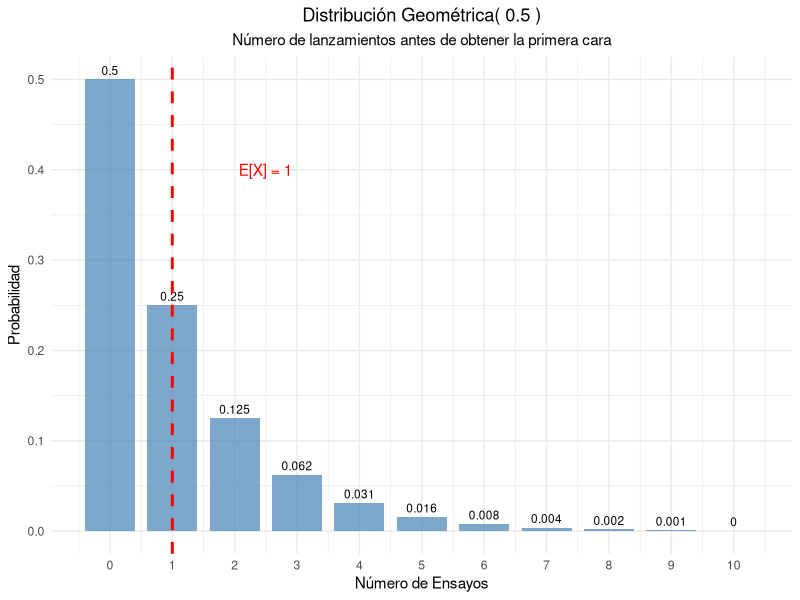
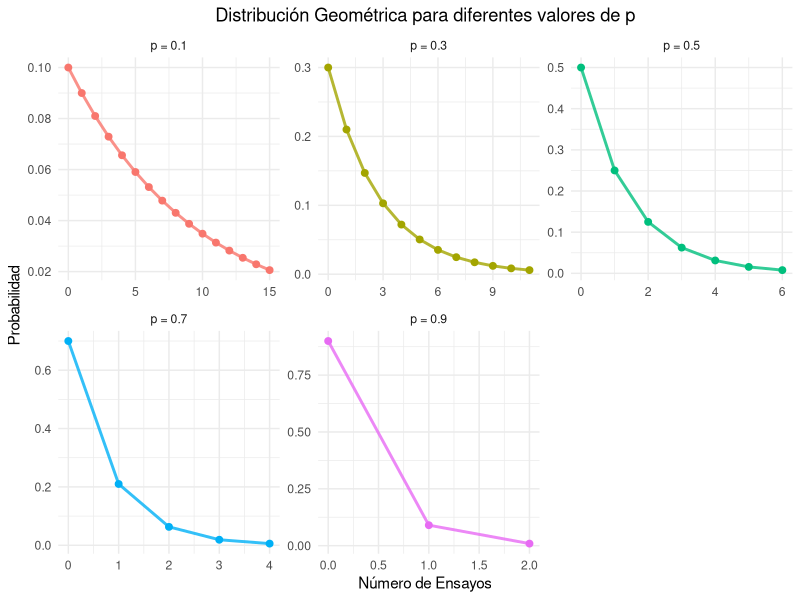
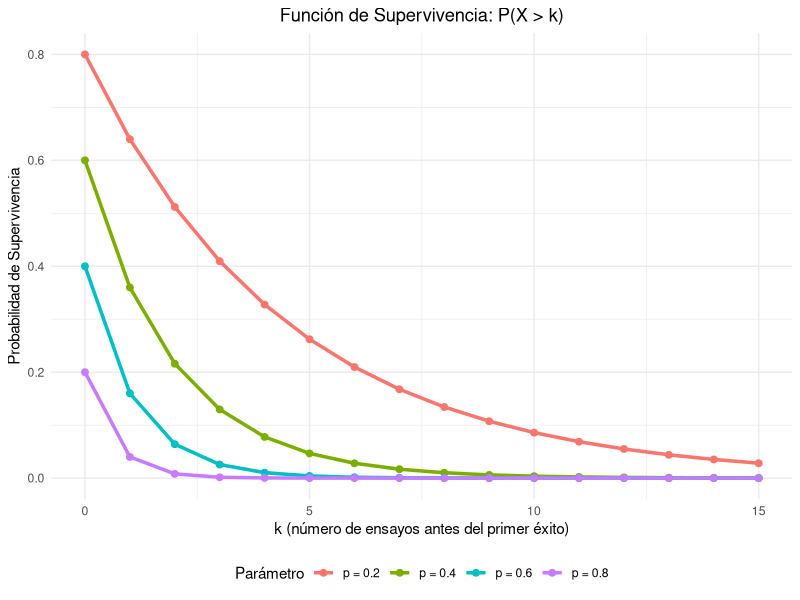
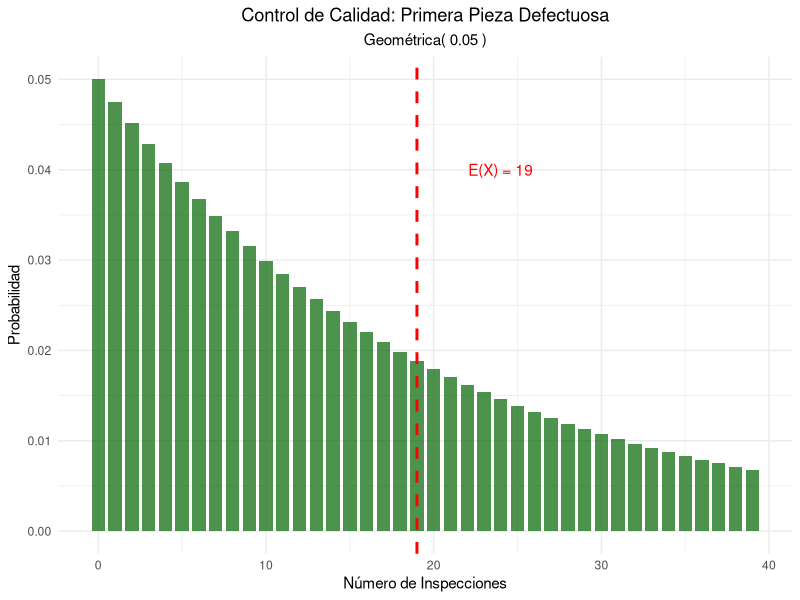
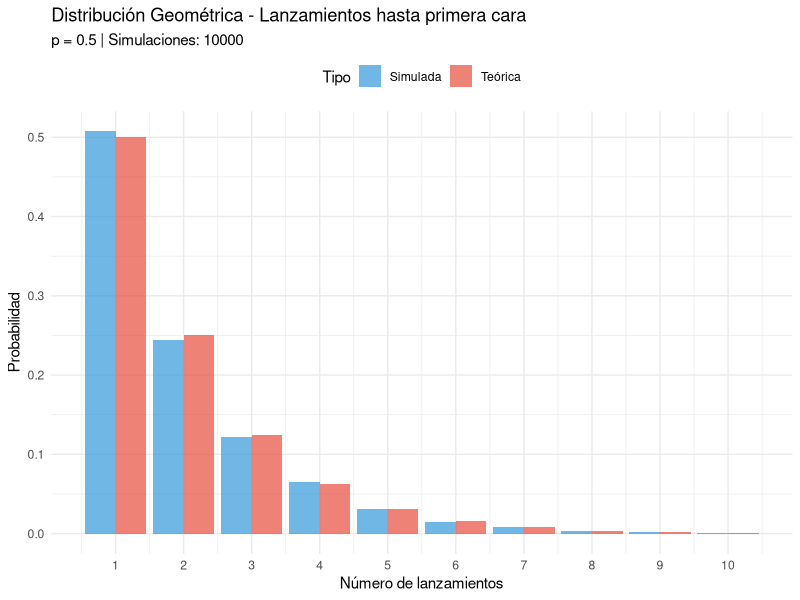
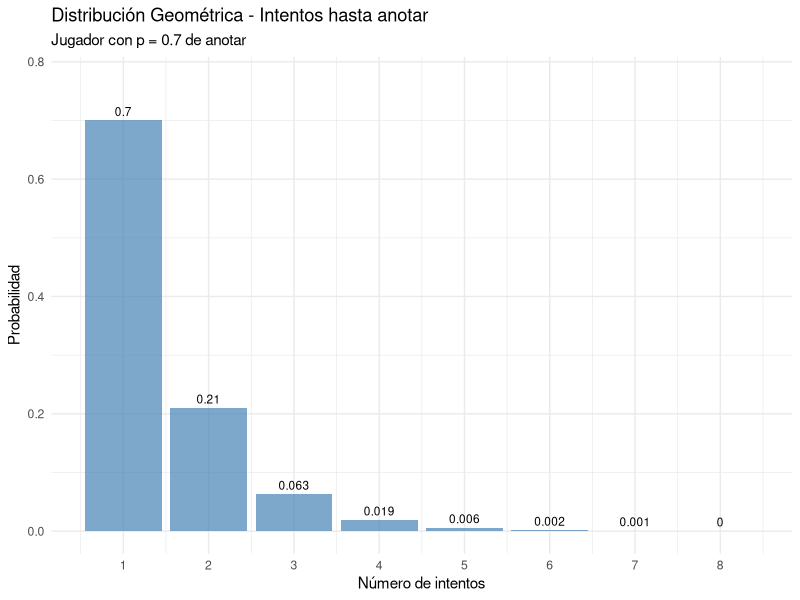
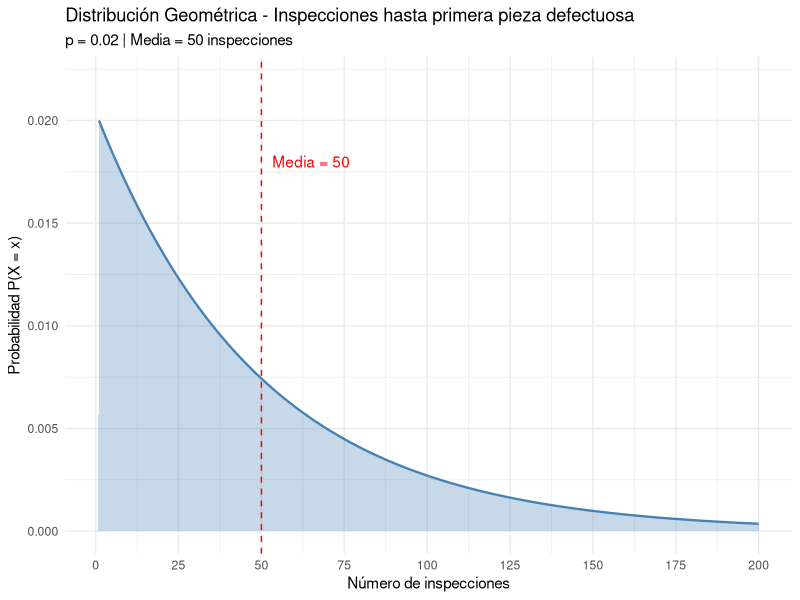

R code for these plots, in order:
## ---- chunk 1
#| label: setup
#| include: false

library(tidyverse)
library(kableExtra)
library(gridExtra)
## ---- chunk 2
#| label: moneda-geometrica
# Parámetro
p_cara <- 0.5

# Calcular probabilidades para los primeros 11 ensayos
k_moneda <- 0:10
prob_geometrica <- dgeom(k_moneda , p_cara)  

# Crear tabla
geometrica_moneda <- data.frame(
  Ensayo = k_moneda,
  Probabilidad = prob_geometrica,
  Prob_Acumulada = pgeom(k_moneda, p_cara)
)

kable(geometrica_moneda, 
      caption = "Distribución Geométrica - Primera cara (p = 0.5)",
      digits = 4,
      col.names = c("Ensayo", "P(X = x)", "P(X ≤ x)")) %>%
  kable_styling(bootstrap_options = "striped")

# Parámetros estadísticos
media_moneda <- (1-p_cara) / p_cara
varianza_moneda <- (1 - p_cara) / (p_cara^2)
desv_std_moneda <- sqrt(varianza_moneda)


cat("Media (ensayos esperados):", media_moneda, "\n")
cat("Varianza:", varianza_moneda, "\n")
cat("Desviación estándar:", round(desv_std_moneda, 4), "\n")

## ---- chunk 3
#| label: grafico-geometrica-basico
#| fig-cap: "Distribución Geométrica - Primera cara en lanzamiento de moneda"
ggplot(geometrica_moneda, aes(x = Ensayo, y = Probabilidad)) +
  geom_col(fill = "steelblue", alpha = 0.7, width = 0.8) +
  geom_text(aes(label = round(Probabilidad, 3)), vjust = -0.5, size = 3) +
  geom_vline(xintercept = media_moneda, color = "red", linetype = "dashed", linewidth = 1) +
  annotate("text", x = media_moneda + 1.5, y = max(prob_geometrica) * 0.8, 
           label = paste("E[X] =", media_moneda), color = "red") +
  scale_x_continuous(breaks = k_moneda) +
  labs(title = paste("Distribución Geométrica(", p_cara, ")"),
       subtitle = "Número de lanzamientos antes de obtener la primera cara",
       x = "Número de Ensayos",
       y = "Probabilidad") +
  theme_minimal() +
  theme(plot.title = element_text(hjust = 0.5),
        plot.subtitle = element_text(hjust = 0.5))
## ---- chunk 4
#| label: diferentes-p
# Diferentes probabilidades de éxito
p_values <- c(0.1, 0.3, 0.5, 0.7, 0.9)
k_max <- 15

# Crear data frame para comparación
geometrica_comp <- data.frame()
for(p in p_values) {
  k_vals <- 0:k_max
  probs <- dgeom(k_vals, p)  
  
  temp_data <- data.frame(
    p_label = paste("p =", p),
    k = k_vals,
    probabilidad = probs,
    media = (1-p)/p,
    varianza = (1-p)/(p^2)
  )
  geometrica_comp <- rbind(geometrica_comp, temp_data)
}

# Tabla de parámetros
parametros_comp <- data.frame(
  p = p_values,
  Media = (1-p_values)/p_values,
  Varianza = (1-p_values)/(p_values^2),
  Desv_Std = sqrt((1-p_values)/(p_values^2))
)

kable(parametros_comp, 
      caption = "Parámetros de la distribución geométrica para diferentes valores de p",
      digits = 4,
      col.names = c("p", "Media", "Varianza", "Desv. Std")) |> 
  kable_styling(bootstrap_options = "striped")
## ---- chunk 5
#| label: grafico-diferentes-p
#| fig-cap: "Distribución Geométrica para diferentes valores de p"
# Filtrar para mejor visualización
geometrica_filtered <- geometrica_comp[geometrica_comp$probabilidad > 0.005, ]

ggplot(geometrica_filtered, aes(x = k, y = probabilidad, color = p_label)) +
  geom_line(linewidth = 1, alpha = 0.8) +
  geom_point(size = 2) +
  facet_wrap(~p_label, scales = "free") +
  labs(title = "Distribución Geométrica para diferentes valores de p",
       x = "Número de Ensayos",
       y = "Probabilidad",
       color = "Parámetro") +
  theme_minimal() +
  theme(plot.title = element_text(hjust = 0.5),
        legend.position = "none")
## ---- chunk 6
#| label: falta-memoria
# Demostración de la propiedad de falta de memoria
p_mem <- 0.3
s <- 5
t <- 3

# P(X >= s + t)
prob_s_t <- 1 - pgeom(s + t-1, p_mem)  

# P(X >= s) 
prob_s <- 1- pgeom(s-1, p_mem)

# P(X >= t) 
prob_t <- 1- pgeom(t-1, p_mem)

# P(X >= s + t | X >= s) = P(X >= s + t) / P(X >= s)
prob_condicional <- prob_s_t / prob_s

cat("Demostración de la Propiedad de Falta de Memoria:\n")
cat("Parámetros: p =", p_mem, ", s =", s, ", t =", t, "\n\n")
cat("P(X  ≥", s+t, ") =", round(prob_s_t, 6), "\n")
cat("P(X  ≥", s, ") =", round(prob_s, 6), "\n")
cat("P(X  ≥", t, ") =", round(prob_t, 6), "\n\n")
cat("P(X  ≥", s+t, "| X  ≥", s, ") =", round(prob_condicional, 6), "\n")
cat("P(X  ≥", t, ") =", round(prob_t, 6), "\n\n")
cat("¿Son iguales?", abs(prob_condicional - prob_t) < 1e-10, "\n")
## ---- chunk 7
#| label: funcion-supervivencia
#| fig-cap: "Función de Supervivencia de la distribución geométrica"
# Diferentes valores de p
p_surv <- c(0.2, 0.4, 0.6, 0.8)
k_surv <- 0:15

# Crear data frame
supervivencia_data <- data.frame()
for(p in p_surv) {
  surv_vals <- (1 - p)^(k_surv+1)
  temp_data <- data.frame(
    p_label = paste("p =", p),
    k = k_surv,
    supervivencia = surv_vals
  )
  supervivencia_data <- rbind(supervivencia_data, temp_data)
}

ggplot(supervivencia_data, aes(x = k, y = supervivencia, color = p_label)) +
  geom_line(size = 1.2) +
  geom_point(size = 2) +
  labs(title = "Función de Supervivencia: P(X > k)",
       x = "k (número de ensayos antes del primer éxito)",
       y = "Probabilidad de Supervivencia",
       color = "Parámetro") +
  theme_minimal() +
  theme(plot.title = element_text(hjust = 0.5),
        legend.position = "bottom")
## ---- chunk 8
#| label: control-calidad-geometrica
# Parámetros
p_defecto_geom <- 0.05

# Parámetros estadísticos
media_defecto <- (1-p_defecto_geom) / p_defecto_geom
varianza_defecto <- (1 - p_defecto_geom) / (p_defecto_geom^2)
desv_std_defecto <- sqrt(varianza_defecto)

cat("Control de Calidad - Primera pieza defectuosa:\n")
cat("Probabilidad de defecto por pieza:", p_defecto_geom, "\n")
cat("Número esperado de inspecciones:", media_defecto, "\n")
cat("Desviación estándar:", round(desv_std_defecto, 2), "\n\n")

# Probabilidades específicas
k_calidad <- 0:50
prob_calidad <- dgeom(k_calidad, p_defecto_geom)

# Preguntas de interés
prob_primera_10 <- sum(prob_calidad[1:10])
prob_mas_20 <- 1 - sum(prob_calidad[1:20])
prob_entre_10_30 <- sum(prob_calidad[10:30])

cat("Probabilidades de interés:\n")
cat("P(primera defectuosa en ≤ 10 inspecciones):", round(prob_primera_10, 4), "\n")
cat("P(primera defectuosa en > 20 inspecciones):", round(prob_mas_20, 4), "\n")
cat("P(primera defectuosa entre 10 y 30 inspecciones):", round(prob_entre_10_30, 4), "\n")



# Visualización
calidad_data <- data.frame(
  k = k_calidad[1:40],
  probabilidad = prob_calidad[1:40]
)

ggplot(calidad_data, aes(x = k, y = probabilidad)) +
  geom_col(fill = "darkgreen", alpha = 0.7, width = 0.8) +
  geom_vline(xintercept = media_defecto, color = "red", linetype = "dashed", size = 1) +
  annotate("text", x = media_defecto + 5, y = max(prob_calidad) * 0.8, 
           label = paste("E(X) =", media_defecto), color = "red") +
  labs(title = "Control de Calidad: Primera Pieza Defectuosa",
       subtitle = paste("Geométrica(", p_defecto_geom, ")"),
       x = "Número de Inspecciones",
       y = "Probabilidad") +
  theme_minimal() +
  theme(plot.title = element_text(hjust = 0.5),
        plot.subtitle = element_text(hjust = 0.5))
## ---- chunk 9
#| label: simulacion-geometrica
set.seed(123)
p_sim <- 0.25
n_sim <- 10000

# Generar datos geométricos 
datos_geom <- rgeom(n_sim, p_sim) 

# Estadísticas observadas
media_obs <- mean(datos_geom)
var_obs <- var(datos_geom)
desv_obs <- sd(datos_geom)

# Valores teóricos
media_teo <- (1-p_sim) / p_sim
var_teo <- (1 - p_sim) / (p_sim^2)
desv_teo <- sqrt(var_teo)

cat("Simulación Geométrica (p =", p_sim, "):\n")
cat("Simulaciones:", n_sim, "\n\n")
cat("Media teórica:", media_teo, "| Media observada:", round(media_obs, 4), "\n")
cat("Varianza teórica:", var_teo, "| Varianza observada:", round(var_obs, 4), "\n")
cat("Desv. Std teórica:", round(desv_teo, 4), "| Desv. Std observada:", round(desv_obs, 4), "\n")

# Comparar distribuciones
freq_obs <- table(datos_geom[datos_geom <= 20]) / n_sim
k_comp <- as.numeric(names(freq_obs))
prob_teo <- dgeom(k_comp, p_sim)

comparacion_sim <- data.frame(
  k = k_comp,
  Freq_Observada = as.numeric(freq_obs),
  Prob_Teorica = prob_teo,
  Diferencia = abs(as.numeric(freq_obs) - prob_teo)
)

kable(head(comparacion_sim, 12), 
      caption = "Comparación frecuencias observadas vs probabilidades teóricas",
      digits = 4,
      col.names = c("k", "Freq. Observada", "Prob. Teórica", "Diferencia")) %>%
  kable_styling(bootstrap_options = "striped")
## ---- chunk 10

set.seed(123)


p_cara <- 0.5  # Probabilidad de cara (éxito)
n_sim <- 10000 # Número de simulaciones


cat("Parámetros:\n")
cat("- Probabilidad de cara (éxito): p =", p_cara, "\n")
cat("- Simulaciones: n =", n_sim, "\n\n")


prob_exactamente_5 <- dgeom(4, prob = p_cara)  # Nota: dgeom(k) = P(X = k+1)
cat("a) PROBABILIDAD DE EXACTAMENTE 5 LANZAMIENTOS:\n")
cat("   P(X = 5) =", round(prob_exactamente_5, 4), "\n")


lanzamientos_hasta_cara <- rgeom(n_sim, prob = p_cara) + 1 
prob_sim_5 <- mean(lanzamientos_hasta_cara == 5)
cat("   Simulación: P(X = 5) ≈", round(prob_sim_5, 4), "\n")
cat("   Diferencia:", round(abs(prob_exactamente_5 - prob_sim_5), 6), "\n\n")


prob_mas_de_3 <- 1 - pgeom(2, prob = p_cara)  # P(X > 3) = 1 - P(X ≤ 3)
cat("b) PROBABILIDAD DE MÁS DE 3 LANZAMIENTOS:\n")
cat("   P(X > 3) =", round(prob_mas_de_3, 4), "\n")


prob_sim_mas_3 <- mean(lanzamientos_hasta_cara > 3)
cat("   Simulación: P(X > 3) ≈", round(prob_sim_mas_3, 4), "\n")
cat("   Diferencia:", round(abs(prob_mas_de_3 - prob_sim_mas_3), 6), "\n\n")


media_teorica <- 1 / p_cara
varianza_teorica <- (1 - p_cara) / (p_cara^2)
cat("c) MEDIA Y VARIANZA TEÓRICAS:\n")
cat("   Media teórica: E[X] = 1/p =", round(media_teorica, 4), "\n")
cat("   Varianza teórica: Var[X] = (1-p)/p² =", round(varianza_teorica, 4), "\n")


media_sim <- mean(lanzamientos_hasta_cara)
varianza_sim <- var(lanzamientos_hasta_cara)
cat("   Media simulada:", round(media_sim, 4), "\n")
cat("   Varianza simulada:", round(varianza_sim, 4), "\n")
cat("   Diferencia en media:", round(abs(media_teorica - media_sim), 6), "\n")
cat("   Diferencia en varianza:", round(abs(varianza_teorica - varianza_sim), 6), "\n\n")


cat("ANÁLISIS ADICIONAL:\n")


prob_al_menos_2 <- 1 - pgeom(0, prob = p_cara)
cat("• P(X ≥ 2) =", round(prob_al_menos_2, 4), "\n")


prob_entre_2_6 <- pgeom(5, prob = p_cara) - pgeom(0, prob = p_cara)
cat("• P(2 ≤ X ≤ 6) =", round(prob_entre_2_6, 4), "\n")


prob_sim_al_menos_2 <- mean(lanzamientos_hasta_cara >= 2)
prob_sim_entre_2_6 <- mean(lanzamientos_hasta_cara >= 2 & lanzamientos_hasta_cara <= 6)

cat("• Simulación P(X ≥ 2) ≈", round(prob_sim_al_menos_2, 4), "\n")
cat("• Simulación P(2 ≤ X ≤ 6) ≈", round(prob_sim_entre_2_6, 4), "\n\n")


cat("DISTRIBUCIÓN DE PROBABILIDAD (primeros 10 valores):\n")
k_vals <- 1:10
prob_teoricas <- dgeom(k_vals - 1, prob = p_cara)  # dgeom(k) = P(X = k+1)
prob_simuladas <- sapply(k_vals, function(x) mean(lanzamientos_hasta_cara == x))

distribucion <- data.frame(
  Lanzamientos = k_vals,
  Prob_Teorica = round(prob_teoricas, 4),
  Prob_Simulada = round(prob_simuladas, 4),
  Diferencia = round(abs(prob_teoricas - prob_simuladas), 6)
)

print(distribucion)


library(ggplot2)

df_grafico <- data.frame(
  Lanzamientos = rep(k_vals, 2),
  Probabilidad = c(prob_teoricas, prob_simuladas),
  Tipo = rep(c("Teórica", "Simulada"), each = length(k_vals))
)

grafico <- ggplot(df_grafico, aes(x = Lanzamientos, y = Probabilidad, fill = Tipo)) +
  geom_bar(stat = "identity", position = "dodge", alpha = 0.7) +
  labs(title = "Distribución Geométrica - Lanzamientos hasta primera cara",
       subtitle = paste("p =", p_cara, "| Simulaciones:", n_sim),
       x = "Número de lanzamientos",
       y = "Probabilidad") +
  theme_minimal() +
  scale_fill_manual(values = c("Teórica" = "#E74C3C", "Simulada" = "#3498DB")) +
  scale_x_continuous(breaks = k_vals) +
  theme(legend.position = "top")

print(grafico)


## ---- chunk 11

set.seed(123)


p_anotar <- 0.7
n_sim <- 10000   





prob_tercer_intento <- dgeom(2, prob = p_anotar)  # P(X = 3)
cat("a) PROBABILIDAD DE ANOTAR EN EL TERCER INTENTO POR PRIMERA VEZ:\n")
cat("   P(X = 3) =", round(prob_tercer_intento, 4), "\n")


intentos_hasta_anotar <- rgeom(n_sim, prob = p_anotar) + 1
prob_sim_tercer <- mean(intentos_hasta_anotar == 3)
cat("   Simulación: P(X = 3) ≈", round(prob_sim_tercer, 4), "\n")
cat("   Diferencia:", round(abs(prob_tercer_intento - prob_sim_tercer), 6), "\n\n")


media_teorica <- 1 / p_anotar
cat("b) NÚMERO ESPERADO DE INTENTOS:\n")
cat("   E[X] = 1/p =", round(media_teorica, 4), "\n")

media_sim <- mean(intentos_hasta_anotar)
cat("   Simulación: E[X] ≈", round(media_sim, 4), "\n")
cat("   Diferencia:", round(abs(media_teorica - media_sim), 6), "\n\n")


prob_entre_2_5 <- pgeom(4, prob = p_anotar) - pgeom(0, prob = p_anotar)  # P(2 ≤ X ≤ 5)
cat("c) PROBABILIDAD DE NECESITAR ENTRE 2 Y 5 INTENTOS:\n")
cat("   P(2 ≤ X ≤ 5) =", round(prob_entre_2_5, 4), "\n")

prob_sim_entre_2_5 <- mean(intentos_hasta_anotar >= 2 & intentos_hasta_anotar <= 5)
cat("   Simulación: P(2 ≤ X ≤ 5) ≈", round(prob_sim_entre_2_5, 4), "\n")
cat("   Diferencia:", round(abs(prob_entre_2_5 - prob_sim_entre_2_5), 6), "\n\n")


library(knitr)
library(kableExtra)


k_tiros <- 0:9
prob_geometrica <- dgeom(k_tiros, p_anotar)
prob_acumulada <- pgeom(k_tiros, p_anotar)


geometrica_tiros <- data.frame(
    Ensayo = k_tiros + 1,  
    Probabilidad = prob_geometrica,
    Prob_Acumulada = prob_acumulada
)

cat("TABLA DE DISTRIBUCIÓN GEOMÉTRICA:\n")
kable(geometrica_tiros,
    caption = "Distribución Geométrica - Primer tiro anotado (p = 0.7)",
    digits = 4,
    col.names = c("Intento", "P(X = x)", "P(X ≤ x)")) %>%
  kable_styling(bootstrap_options = "striped")


cat("\nANÁLISIS ADICIONAL:\n")


prob_primer_intento <- dgeom(0, prob = p_anotar)
cat("• P(anotar en el 1er intento) =", round(prob_primer_intento, 4), "\n")


prob_mas_3 <- 1 - pgeom(2, prob = p_anotar)
cat("• P(X > 3) =", round(prob_mas_3, 4), "\n")


varianza_teorica <- (1 - p_anotar) / (p_anotar^2)
cat("• Varianza teórica: Var[X] =", round(varianza_teorica, 4), "\n")

varianza_sim <- var(intentos_hasta_anotar)
cat("• Varianza simulada:", round(varianza_sim, 4), "\n")




df_grafico <- data.frame(
    Intentos = 1:8,
    Probabilidad = dgeom(0:7, prob = p_anotar)
)

grafico <- ggplot(df_grafico, aes(x = Intentos, y = Probabilidad)) +
    geom_bar(stat = "identity", fill = "steelblue", alpha = 0.7) +
    geom_text(aes(label = round(Probabilidad, 3)), vjust = -0.5, size = 3) +
    labs(title = "Distribución Geométrica - Intentos hasta anotar",
         subtitle = paste("Jugador con p =", p_anotar, "de anotar"),
         x = "Número de intentos",
         y = "Probabilidad") +
    theme_minimal() +
    scale_x_continuous(breaks = 1:8) +
    ylim(0, max(df_grafico$Probabilidad) * 1.1)

print(grafico)
## ---- chunk 12

set.seed(123)


p_defectuosa <- 0.02  
n_sim <- 10000    




media_teorica <- 1 / p_defectuosa
cat("a) NÚMERO ESPERADO DE INSPECCIONES:\n")
cat("   E[X] = 1/p =", round(media_teorica, 4), "\n")


inspecciones_hasta_defecto <- rgeom(n_sim, prob = p_defectuosa) + 1
media_sim <- mean(inspecciones_hasta_defecto)
cat("   Simulación: E[X] ≈", round(media_sim, 4), "\n")
cat("   Diferencia:", round(abs(media_teorica - media_sim), 6), "\n\n")


prob_despues_100 <- 1 - pgeom(99, prob = p_defectuosa)  # P(X > 100)
cat("b) PROBABILIDAD DE PRIMERA DEFECTUOSA DESPUÉS DE LA PIEZA 100:\n")
cat("   P(X > 100) =", round(prob_despues_100, 6), "\n")

prob_sim_despues_100 <- mean(inspecciones_hasta_defecto > 100)
cat("   Simulación: P(X > 100) ≈", round(prob_sim_despues_100, 6), "\n")
cat("   Diferencia:", round(abs(prob_despues_100 - prob_sim_despues_100), 8), "\n\n")





m <- 50
n <- 30


prob_cond_teorica <- (1 - pgeom(m + n - 1, prob = p_defectuosa)) / (1 - pgeom(m - 1, prob = p_defectuosa))
prob_incond_teorica <- 1 - pgeom(n - 1, prob = p_defectuosa)

cat("   Para m =", m, "y n =", n, ":\n")
cat("   P(X >", m+n, "| X >", m, ") =", round(prob_cond_teorica, 6), "\n")
cat("   P(X >", n, ") =", round(prob_incond_teorica, 6), "\n")
cat("   ¿Son iguales?", ifelse(abs(prob_cond_teorica - prob_incond_teorica) < 1e-10, "SÍ ✓", "NO"), "\n")


eventos_cond <- inspecciones_hasta_defecto[inspecciones_hasta_defecto > m]
prob_cond_sim <- mean(eventos_cond > m + n)
prob_incond_sim <- mean(inspecciones_hasta_defecto > n)

cat("   Simulación - P(X >", m+n, "| X >", m, ") ≈", round(prob_cond_sim, 6), "\n")
cat("   Simulación - P(X >", n, ") ≈", round(prob_incond_sim, 6), "\n")
cat("   Diferencia en simulación:", round(abs(prob_cond_sim - prob_incond_sim), 6), "\n\n")


k_inspecciones <- c(1, 10, 25, 50, 75, 100, 150, 200)
prob_individual <- dgeom(k_inspecciones - 1, p_defectuosa)
prob_acumulada <- pgeom(k_inspecciones - 1, p_defectuosa)
prob_supervivencia <- 1 - prob_acumulada


geometrica_inspecciones <- data.frame(
    Inspeccion = k_inspecciones,
    P_X_igual = round(prob_individual, 6),
    P_X_menor_igual = round(prob_acumulada, 6),
    P_X_mayor = round(prob_supervivencia, 6)
)

cat("TABLA DE DISTRIBUCIÓN GEOMÉTRICA - PUNTOS CLAVE:\n")
kable(geometrica_inspecciones,
    caption = "Distribución Geométrica - Primera pieza defectuosa (p = 0.02)",
    col.names = c("Inspección", "P(X = x)", "P(X ≤ x)", "P(X > x)")) %>%
  kable_styling(bootstrap_options = "striped")


cat("\nANÁLISIS ADICIONAL:\n")


prob_primeras_10 <- pgeom(9, prob = p_defectuosa)
cat("• P(encontrar defectuosa en primeras 10 inspecciones) =", round(prob_primeras_10, 4), "\n")


percentiles <- qgeom(c(0.25, 0.5, 0.75, 0.9, 0.95), prob = p_defectuosa) + 1
cat("• Percentil 25%:", percentiles[1], "inspecciones\n")
cat("• Mediana (50%):", percentiles[2], "inspecciones\n")
cat("• Percentil 75%:", percentiles[3], "inspecciones\n")
cat("• Percentil 90%:", percentiles[4], "inspecciones\n")
cat("• Percentil 95%:", percentiles[5], "inspecciones\n")



k_grafico <- 1:200
prob_grafico <- dgeom(k_grafico - 1, prob = p_defectuosa)

df_grafico <- data.frame(
    Inspecciones = k_grafico,
    Probabilidad = prob_grafico
)

grafico <- ggplot(df_grafico, aes(x = Inspecciones, y = Probabilidad)) +
    geom_line(color = "steelblue", linewidth = 0.8) +
    geom_area(fill = "steelblue", alpha = 0.3) +
    labs(title = "Distribución Geométrica - Inspecciones hasta primera pieza defectuosa",
         subtitle = paste("p =", p_defectuosa, "| Media =", round(media_teorica, 2), "inspecciones"),
         x = "Número de inspecciones",
         y = "Probabilidad P(X = x)") +
    theme_minimal() +
    scale_x_continuous(breaks = seq(0, 200, 25)) +
    ylim(0, max(prob_grafico) * 1.1) +
    geom_vline(xintercept = media_teorica, linetype = "dashed", color = "red") +
    annotate("text", x = media_teorica + 15, y = max(prob_grafico) * 0.9, 
             label = paste("Media =", round(media_teorica, 2)), color = "red")

print(grafico)
